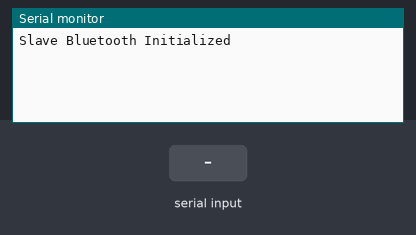
A sketch run on a simulated Arduino Uno, built with avr-gcc and run on an emulated ATmega328P. On the bench: the last lines printed to the serial monitor. Inputs (shaded band) come from the test bench.

Above: at 2.2 s.
2.3 s: "1" received over the second serial link
At 4.2 s:
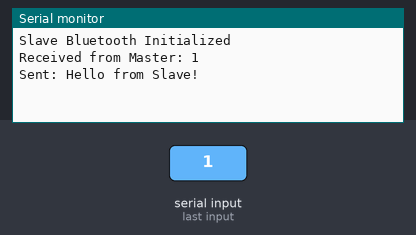
5.0 s: "0" received over the second serial link
At 6.4 s:
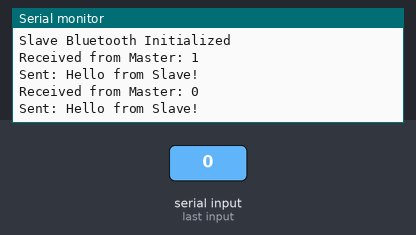
6.5 s: "2" received over the second serial link
At 8.7 s:
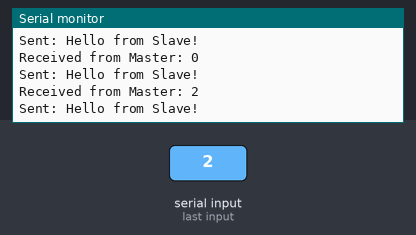

The sketch:

bluetoothSlave.ino
```cpp
#include <SoftwareSerial.h>

SoftwareSerial Bluetooth(10, 11); // RX, TX

void setup() {
  Serial.begin(9600);
  Bluetooth.begin(9600);

  Serial.println("Slave Bluetooth Initialized");
  delay(1000);
}

void loop() {
  // Check for a message from the master
  if (Bluetooth.available()) {
    String received = Bluetooth.readString();
    Serial.println("Received from Master: " + received);

    // Respond back to the master
    Bluetooth.println("Hello from Slave!");
    Serial.println("Sent: Hello from Slave!");
  }

  delay(500); // Delay for readability
}
```

Measured:
- after the input at 2.3 s, the serial monitor: prints a new line after 1.2 s (image 1)
- after the input at 5.0 s, the serial monitor: prints a new line after 1.0 s (image 2)
- after the input at 6.5 s, the serial monitor: prints a new line after 1.0 s (image 3)
